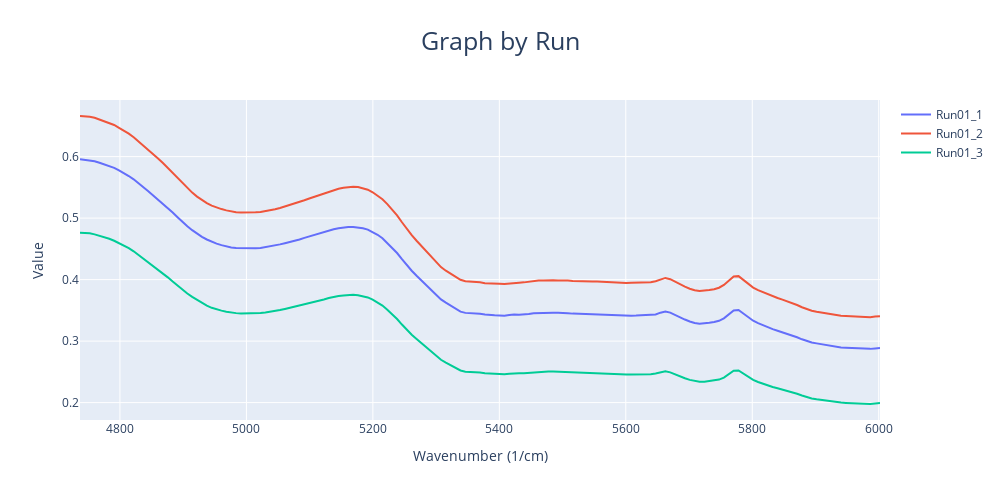

The cell this chart's notebook holds for it:
### Code cell
fig = go.Figure()
fig.update_layout(width=1000, height=500, title=go.layout.Title(text="Graph by Run"), title_x=0.5, title_font_size = 25)
fig.update_xaxes(title_text="Wavenumber (1/cm)")
fig.update_yaxes(title_text="Value")
for i in range(3):
    fig.add_trace(go.Scatter(x=raw.iloc[i,6:].index, y=raw.iloc[i,6:].values, name=raw.index[i]))
fig.show()

### Figure 1 — Plotly figure (JSON) as saved in the notebook; plotly's stock layout.template omitted (floating-point values rounded to 4 significant figures; data arrays with more than 128 entries replaced by an {"elided": "..."} marker saying what was removed)
{"data": [{"name": "Run01_1", "type": "scatter", "x": {"elided": "165 float values"}, "y": {"elided": "165 float values"}}, {"name": "Run01_2", "type": "scatter", "x": {"elided": "165 float values"}, "y": {"elided": "165 float values"}}, {"name": "Run01_3", "type": "scatter", "x": {"elided": "165 float values"}, "y": {"elided": "165 float values"}}], "layout": {"height": 500, "title": {"font": {"size": 25}, "text": "Graph by Run", "x": 0.5}, "width": 1000, "xaxis": {"title": {"text": "Wavenumber (1/cm)"}}, "yaxis": {"title": {"text": "Value"}}}}
